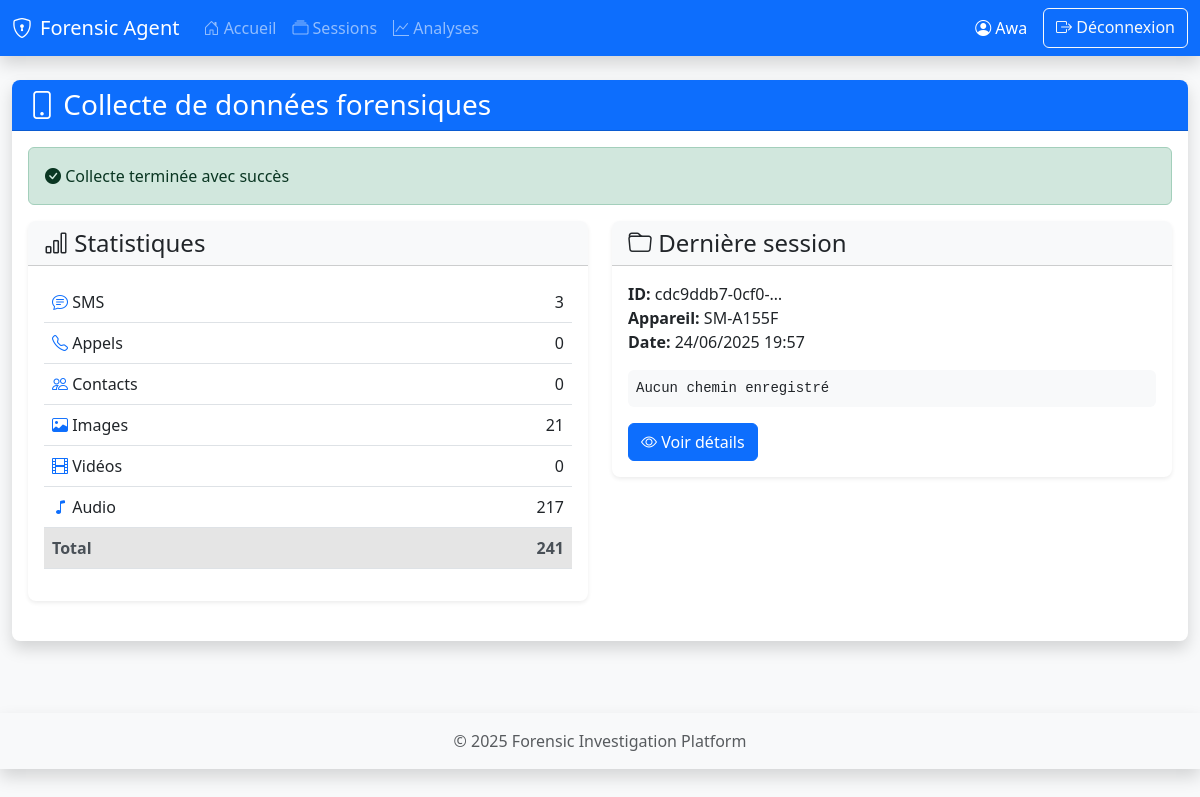
The app's page /dashboard/ (signed in) with its own data.
### api/models.py (models this page shows, shortened)
class ForensicSession(models.Model):
    STATUS_CHOICES = [
        ('active', 'Active'),
        ('completed', 'Completed'),
        ('failed', 'Failed'),
    ]
    user = models.ForeignKey(User, on_delete=models.CASCADE, related_name='sessions')
    session_id = models.CharField(max_length=255, unique=True)
    device_info = models.JSONField(default=dict)
    start_time = models.DateTimeField(auto_now_add=True)
    end_time = models.DateTimeField(null=True, blank=True)
    status = models.CharField(max_length=20, choices=STATUS_CHOICES, default='active')
    total_items = models.IntegerField(default=0)
    device_name = models.CharField(max_length=255, blank=True, null=True)
    android_version = models.CharField(max_length=50, blank=True, null=True)
    save_path = models.CharField(max_length=512, blank=True, null=True)
    class Meta:
        ordering = ['-start_time']

### dashboard/views.py (the view)
# urls.py: path('', views.home, name='home'),
@login_required
def home(request):
    last_session = ForensicSession.objects.filter(user=request.user).first()
    stats = {
        'sms_count': CollectedData.objects.filter(
            session__user=request.user,
            data_type='sms'
        ).aggregate(total=Sum('item_count'))['total'] or 0,
        'calls_count': CollectedData.objects.filter(
            session__user=request.user,
            data_type='calls'
        ).aggregate(total=Sum('item_count'))['total'] or 0,
        'contacts_count': CollectedData.objects.filter(
            session__user=request.user,
            data_type='contacts'
        ).aggregate(total=Sum('item_count'))['total'] or 0,
        'images_count': CollectedData.objects.filter(
            session__user=request.user,
            data_type='images'
        ).aggregate(total=Sum('item_count'))['total'] or 0,
        'videos_count': CollectedData.objects.filter(
            session__user=request.user,
            data_type='videos'
        ).aggregate(total=Sum('item_count'))['total'] or 0,
        'audio_count': CollectedData.objects.filter(
            session__user=request.user,
            data_type='audio'
        ).aggregate(total=Sum('item_count'))['total'] or 0,
    }
    stats['total_items'] = sum(stats.values())
    context = {
        'last_session': last_session,
        **stats
    }
    return render(request, 'dashboard/home.html', context)

### dashboard/templates/dashboard/home.html
{% extends "dashboard/base.html" %}
{% load static %}
{% block content %}
<div class="row mb-4">
    <div class="col">
        <div class="card shadow">
            <div class="card-header bg-primary text-white">
                <h3 class="card-title mb-0">
                    <i class="bi bi-phone"></i> Collecte de données forensiques
                </h3>
            </div>
            <div class="card-body">
                <div class="alert alert-success">
                    <i class="bi bi-check-circle-fill"></i> Collecte terminée avec succès
                </div>
                <div class="row">
                    <div class="col-md-6">
                        <div class="card mb-4">
                            <div class="card-header bg-light">
                                <h4 class="card-title mb-0">
                                    <i class="bi bi-bar-chart"></i> Statistiques
                                </h4>
                            </div>
                            <div class="card-body">
                                <table class="table table-hover">
                                    <tbody>
                                        <tr>
                                            <td><i class="bi bi-chat-text text-primary"></i> SMS</td>
                                            <td class="text-end">{{ sms_count }}</td>
                                        </tr>
                                        <tr>
                                            <td><i class="bi bi-telephone text-primary"></i> Appels</td>
                                            <td class="text-end">{{ calls_count }}</td>
                                        </tr>
                                        <tr>
                                            <td><i class="bi bi-people text-primary"></i> Contacts</td>
                                            <td class="text-end">{{ contacts_count }}</td>
                                        </tr>
                                        <tr>
                                            <td><i class="bi bi-image text-primary"></i> Images</td>
                                            <td class="text-end">{{ images_count }}</td>
                                        </tr>
                                        <tr>
                                            <td><i class="bi bi-film text-primary"></i> Vidéos</td>
                                            <td class="text-end">{{ videos_count }}</td>
                                        </tr>
                                        <tr>
                                            <td><i class="bi bi-music-note text-primary"></i> Audio</td>
                                            <td class="text-end">{{ audio_count }}</td>
                                        </tr>
                                        <tr class="table-active">
                                            <th>Total</th>
                                            <th class="text-end">{{ total_items }}</th>
                                        </tr>
                                    </tbody>
                                </table>
                            </div>
                        </div>
                    </div>
                    <div class="col-md-6">
                        <div class="card mb-4">
                            <div class="card-header bg-light">
                                <h4 class="card-title mb-0">
                                    <i class="bi bi-folder"></i> Dernière session
                                </h4>
                            </div>
                            <div class="card-body">
                                {% if last_session %}
                                <p>
                                    <strong>ID:</strong> {{ last_session.session_id|truncatechars:15 }}<br>
                                    <strong>Appareil:</strong> {{ last_session.device_info.model|default:"Inconnu" }}<br>
                                    <strong>Date:</strong> {{ last_session.start_time|date:"d/m/Y H:i" }}
                                </p>
                                <p class="text-monospace bg-light p-2 rounded">
                                    {{ last_session.save_path|default:"Aucun chemin enregistré" }}
                                </p>
                                <a href="{% url 'dashboard:session_detail' last_session.session_id %}"
                                   class="btn btn-primary">
                                    <i class="bi bi-eye"></i> Voir détails
                                </a>
                                {% else %}
                                <p class="text-muted">Aucune session disponible</p>
                                {% endif %}
                            </div>
                        </div>
                    </div>
                </div>
            </div>
        </div>
    </div>
</div>
{% endblock %}

### dashboard/templates/dashboard/base.html (shortened to what this page needs)
{% load static %}
<!DOCTYPE html>
<html lang="fr">
<head>
    <link href="https://cdn.jsdelivr.net/npm/bootstrap@5.3.0/dist/css/bootstrap.min.css" rel="stylesheet">
    <link rel="stylesheet" href="https://cdn.jsdelivr.net/npm/bootstrap-icons@1.10.0/font/bootstrap-icons.css">
    <link rel="stylesheet" href="{% static 'dashboard/css/style.css' %}">
</head>
<body>
    <nav class="navbar navbar-expand-lg navbar-dark bg-primary shadow">
        <div class="container-fluid">
            <a class="navbar-brand" href="{% url 'dashboard:home' %}">
                <i class="bi bi-shield-lock me-2"></i>Forensic Agent
            </a>
            <div class="collapse navbar-collapse" id="navbarNav">
                <ul class="navbar-nav me-auto">
                    <li class="nav-item">
                        <a class="nav-link" href="{% url 'dashboard:home' %}">
                            <i class="bi bi-house-door"></i> Accueil
                        </a>
                    </li>
                    <li class="nav-item">
                        <a class="nav-link" href="{% url 'dashboard:sessions' %}">
                            <i class="bi bi-collection"></i> Sessions
                        </a>
                    </li>
                    <li class="nav-item">
                        <a class="nav-link" href="{% url 'analysis:analysis_dashboard' %}">
                            <i class="bi bi-graph-up"></i> Analyses
                        </a>
                    </li>
                </ul>
                <div class="d-flex">
                    <span class="navbar-text me-3 text-white">
                        <i class="bi bi-person-circle"></i> {{ request.user.username }}
                    </span>
                    <a href="{% url 'logout' %}" class="btn btn-outline-light">
                        <i class="bi bi-box-arrow-right"></i> Déconnexion
                    </a>
                </div>
            </div>
        </div>
    </nav>
    <div class="container-fluid mt-4">
        {% block content %}{% endblock %}
    </div>
    <footer class="bg-light text-center py-3 mt-5 shadow">
        <div class="container">
            <p class="mb-0 text-muted">
                &copy; {% now "Y" %} Forensic Investigation Platform
            </p>
        </div>
    </footer>
</body>
</html>

### static/css/style.css (style rules this page uses)
body { background-color: #f8f9fa; font-family: 'Segoe UI', Tahoma, Geneva, Verdana, sans-serif; }
.card { border: none; border-radius: 10px; box-shadow: 0 4px 6px rgba(0, 0, 0, 0.1); transition: transform 0.3s ease; }
.card-header { border-radius: 10px 10px 0 0 !important; font-weight: 600; }
.table th { font-weight: 600; color: #495057; }
.navbar { box-shadow: 0 2px 4px rgba(0, 0, 0, 0.1); }
body { background-color: #f8f9fa; min-height: 100vh; display: flex; flex-direction: column; }
.navbar { box-shadow: 0 2px 4px rgba(0,0,0,.1); }
.card { border: none; border-radius: 0.5rem; box-shadow: 0 0.125rem 0.25rem rgba(0,0,0,.075); }
.card-header { border-radius: 0.5rem 0.5rem 0 0 !important; }
.table th { border-top: none; }
.text-monospace { font-family: SFMono-Regular, Menlo, Monaco, Consolas, "Liberation Mono", "Courier New", monospace; font-size: 0.875rem; }
.bg-light { background-color: #f8f9fa !important; }
footer { margin-top: auto; }

### records on screen
ForensicSession: session_id "cdc9ddb7-0cf0-…", device_info.model "SM-A155F", start_time "24/06/2025 19:57", save_path "Aucun chemin enregistré"

### other values on screen
{{ request.user.username }} "Awa"
{{ sms_count }} "3"
{{ calls_count }} "0"
{{ contacts_count }} "0"
{{ images_count }} "21"
{{ videos_count }} "0"
{{ audio_count }} "217"
{{ total_items }} "241"
